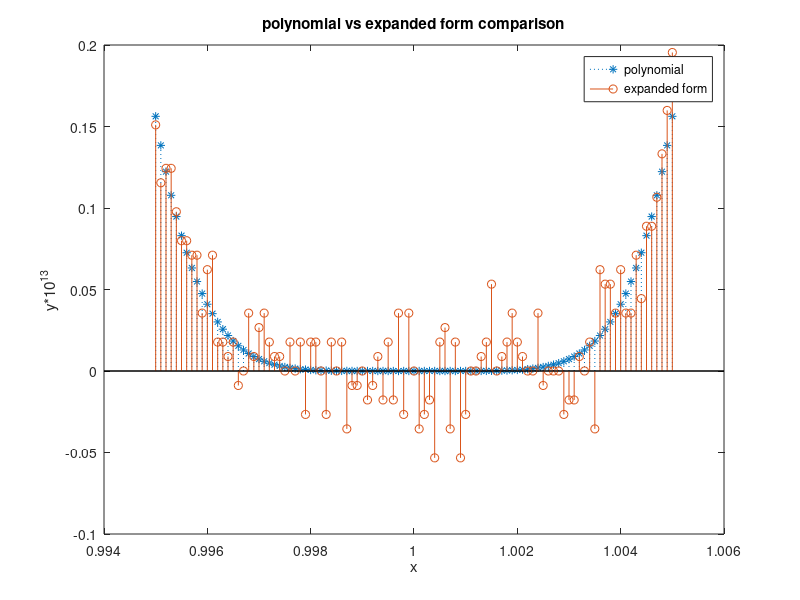

This chart was generated by the following MATLAB code:
%% Solves qs 1.14 for assignment 1

function polynomialComparison()

% These two will store the results to be plotted from both expressions as
% given in question. res1 is equivalent to (x-1)^6 and res2 is equivalent
% to the expanded version
res1 = [];
res2 = [];

% loop, compute the values and store in res1 and res2
for x = 0.995 : 0.0001 : 1.005
    eq1 = (x-1)^6;
    res1 = [res1 eq1];
    
    eq2 = x^6 - 6*x^5 + 15*x^4 - 20*x^3 + 15*x^2 - 6*x + 1;
    res2 = [res2 eq2];
end

% defining x-axis
x = 0.995 : 0.0001 : 1.005;
% scaling the values for y-axis
res1 = res1./1*10^13;
res2 = res2./1*10^13;

% plot
figure
stem(x, res1, ':*')
hold on
stem(x, res2)
title('polynomial vs expanded form comparison');
legend('polynomial', 'expanded form');
xlabel('x');
ylabel('y*10^{13}');

end